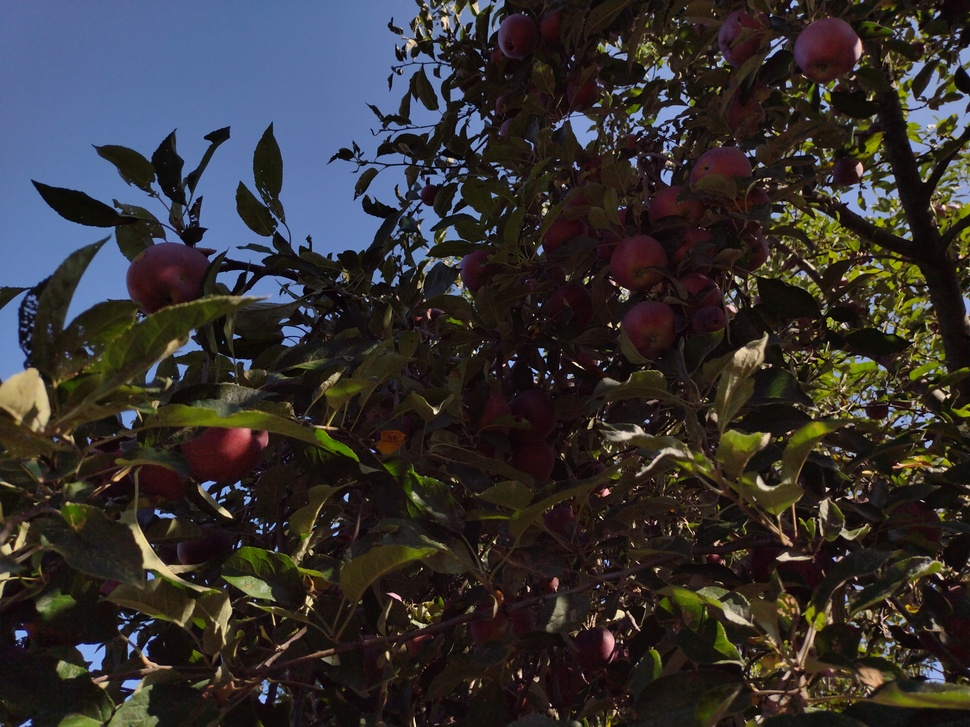
%> input picture HW_03_Divyank_Kulshrestha_DIR/IMG_20220828_Apples.jpg, 970 x 727 px, shrunk from 4000 x 3000 before the run
$ octave --eval "Show_Color_Separations_rgby('IMG_20220828_Apples.jpg');"   (GNU Octave 9; MATLAB toolbox functions it lacks are replaced by stand-ins)
%> lines starting %> are read from the running program, lines starting %| are printed output that depends on the picture

function Show_Color_Separations_rgby(input_digital_image)
%> called with input_digital_image = 'IMG_20220828_Apples.jpg'
    im = imread(input_digital_image);
%> im is the input picture: size 727x970x3 uint8; mean R, G, B 52.7, 49.7, 49.8
    im = im2double(im);
%> im: size 727x970x3 double
%     getting all the channels
    red = im(:,:,1);
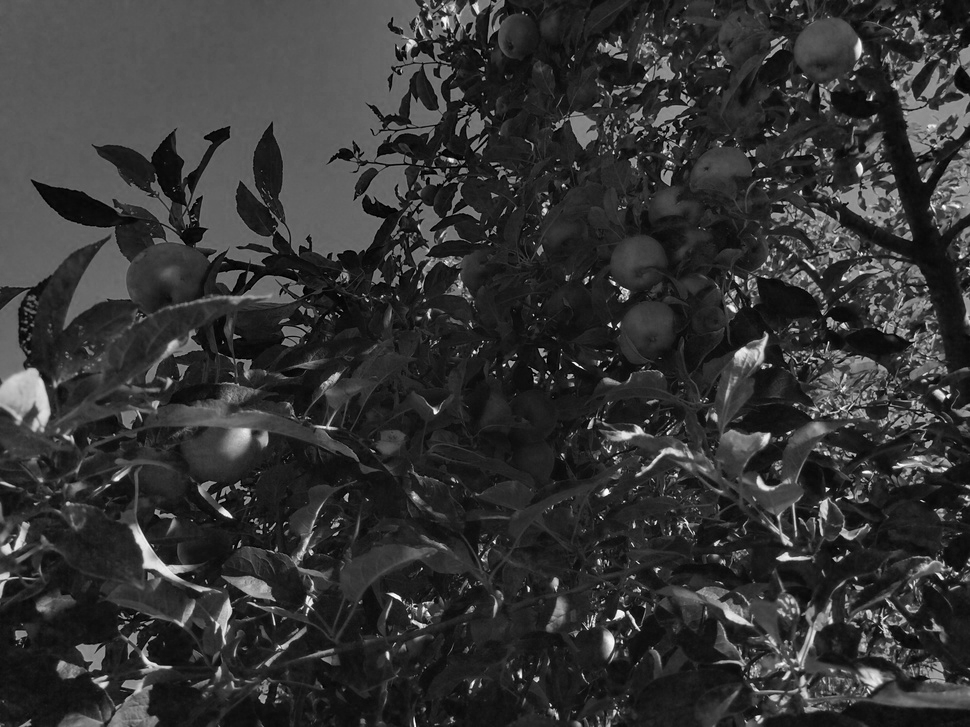
%> red: size 727x970 double; min 0, max 1, mean 0.207
    green = im(:,:,2);
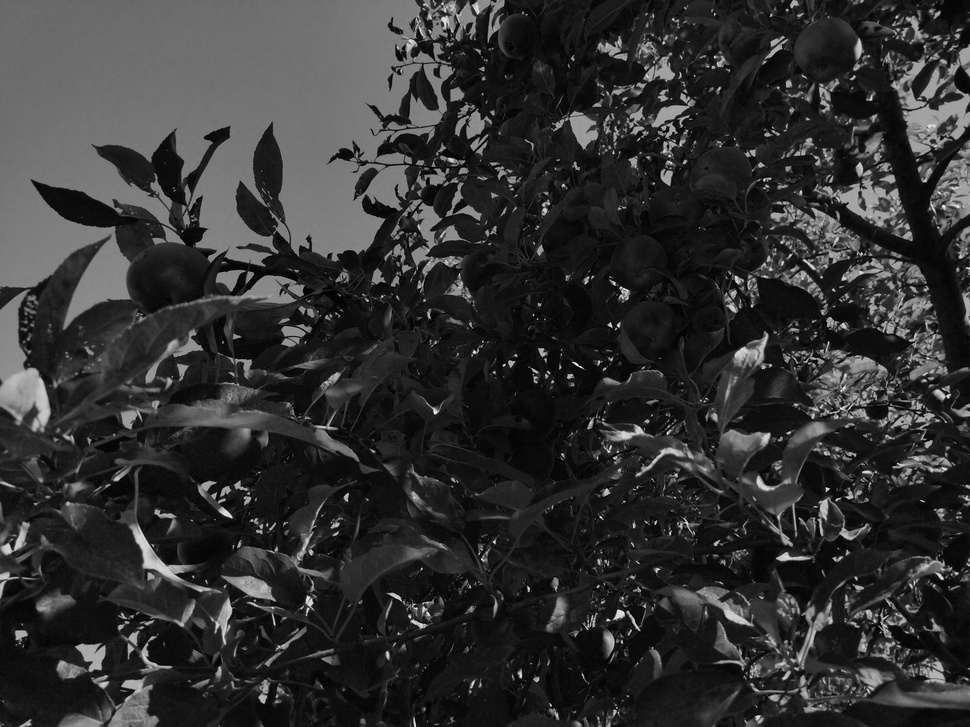
%> green: size 727x970 double; min 0, max 0.973, mean 0.195
    blue = im(:,:,3);
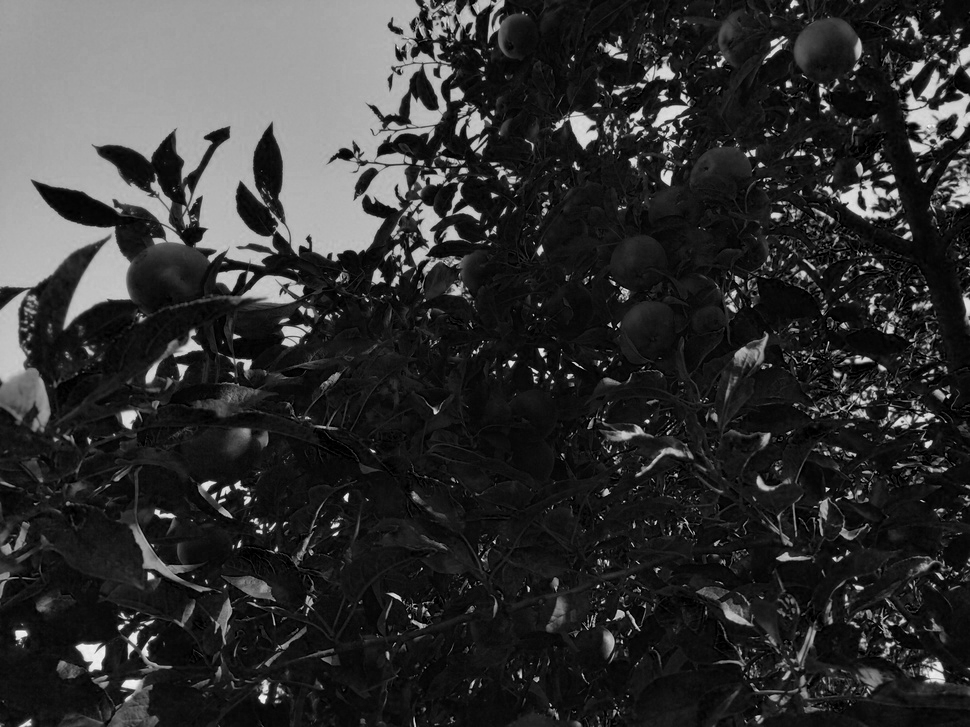
%> blue: size 727x970 double; min 0, max 0.973, mean 0.195; mean of the top-left, top-right, bottom-left and bottom-right quarters 0.43, 0.135, 0.111, 0.106
    yellow = (im(:,:,1) + im(:,:,2) - 2 * im(:,:,3))/ 2;
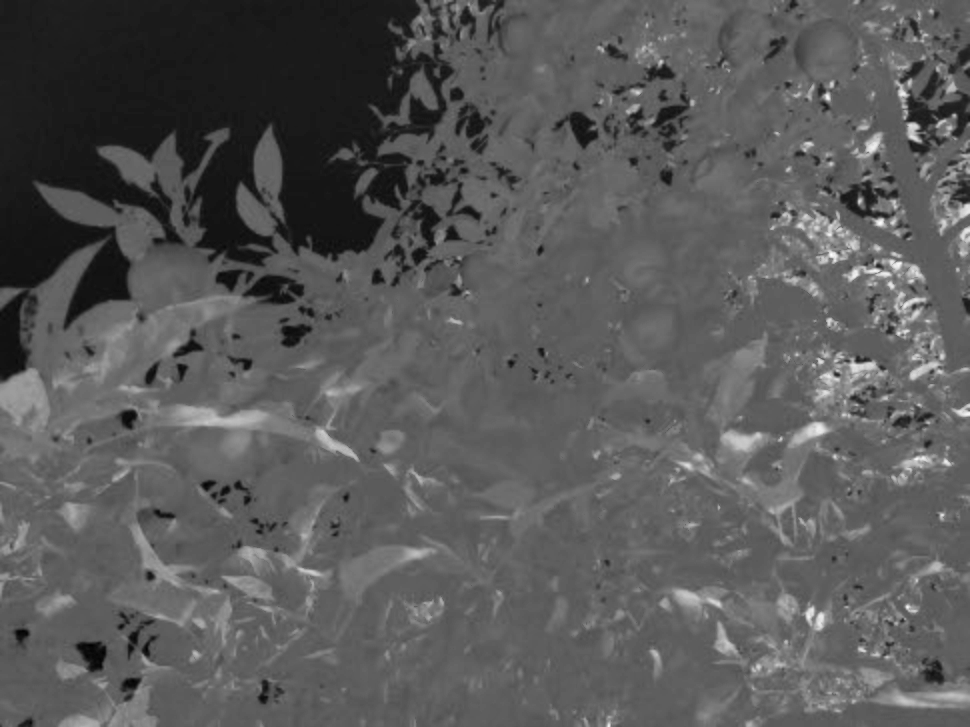
%> yellow: size 727x970 double; min -0.357, max 0.671, mean 0.00539; drawn with min black and max white
    yellow = max(yellow, 0);        % negative values set to zero
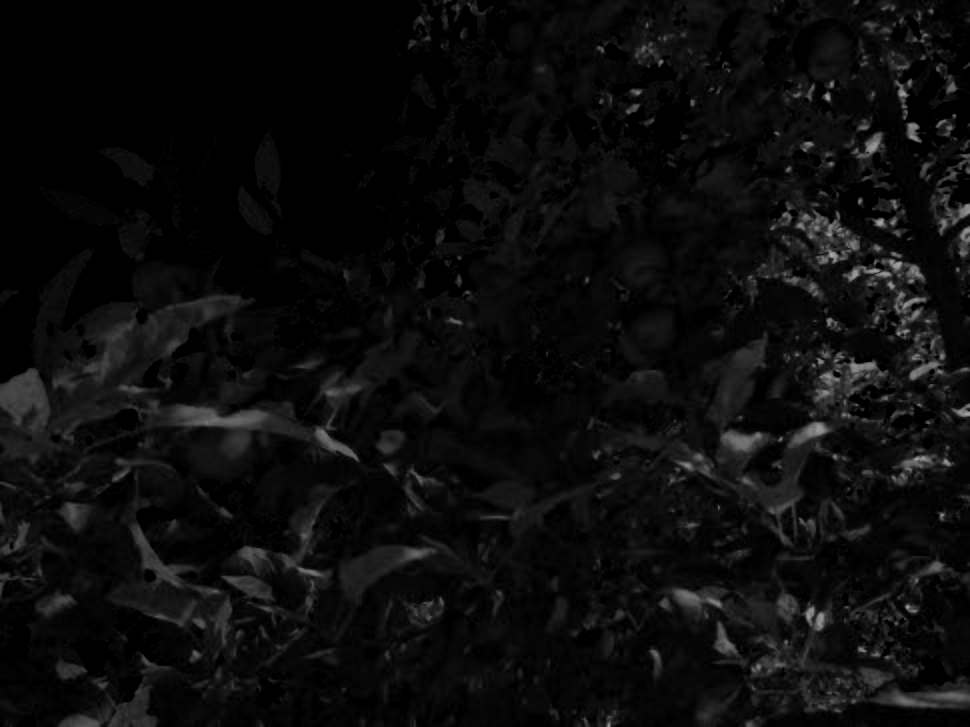
%> yellow: size 727x970 double; min 0, max 0.671, mean 0.0478

    colormap("gray");

    % plotting red channel
    subplot(2, 2, 1);
    imagesc(red);
    title('PIXELS WITH HIGH RED VALUE:');

    % plotting green channel
    subplot(2, 2, 2);
    imagesc(green);
    title('PIXELS WITH HIGH GREEN VALUE:');

    % plotting blue channel
    subplot(2, 2, 3);
    imagesc(blue);
    title('PIXELS WITH HIGH BLUE VALUE:');

    % plotting yellow channel
    subplot(2, 2, 4);
    imagesc(yellow);
    title('PIXELS WITH HIGH YELLOW VALUE:');
    xlabel("negative values set to zero.")

end
